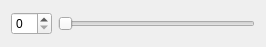
<?xml version="1.0" encoding="UTF-8"?>
<ui version="4.0">
 <class>SmallWidget</class>
 <widget class="QWidget" name="SmallWidget">
  <property name="geometry">
   <rect>
    <x>0</x>
    <y>0</y>
    <width>266</width>
    <height>47</height>
   </rect>
  </property>
  <property name="windowTitle">
   <string>Form</string>
  </property>
  <layout class="QHBoxLayout" name="horizontalLayout">
   <item>
    <widget class="QSpinBox" name="spinBox"/>
   </item>
   <item>
    <widget class="QSlider" name="horizontalSlider">
     <property name="orientation">
      <enum>Qt::Horizontal</enum>
     </property>
    </widget>
   </item>
  </layout>
 </widget>
 <resources/>
 <connections/>
</ui>
